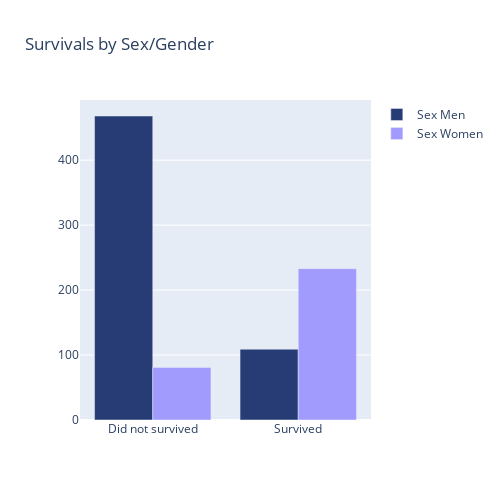

The cell this chart's notebook holds for it:
### Markdown cell above
* **Survived - Sex** > *Correlation*: 0.54

### Code cell
df2_custom_labels = df2.copy()
df2_custom_labels['Sex'] = df2_custom_labels['Sex'].replace({0: 'Men', 1: 'Women'})

fig = go.Figure()

grouped_data = df2_custom_labels.groupby(['Sex', 'Survived']).size().unstack(fill_value=0)

marker_colors = ['#273c75','#a29bfe']

for sex, color in zip(grouped_data.index, marker_colors):
    fig.add_trace(go.Bar(x=['Did not survived','Survived'], y=grouped_data.loc[sex], name=f'Sex {sex}', marker_color=color))

fig.update_layout(
    title="Survivals by Sex/Gender",
    barmode='group',
    width=500,
    height=500,
)

fig.show()

### Figure 1 — Plotly figure (JSON) as saved in the notebook; plotly's stock layout.template omitted (floating-point values rounded to 4 significant figures)
{"data": [{"marker": {"color": "#273c75"}, "name": "Sex Men", "type": "bar", "x": ["Did not survived", "Survived"], "y": [468, 109]}, {"marker": {"color": "#a29bfe"}, "name": "Sex Women", "type": "bar", "x": ["Did not survived", "Survived"], "y": [81, 233]}], "layout": {"barmode": "group", "height": 500, "title": {"text": "Survivals by Sex/Gender"}, "width": 500}}
